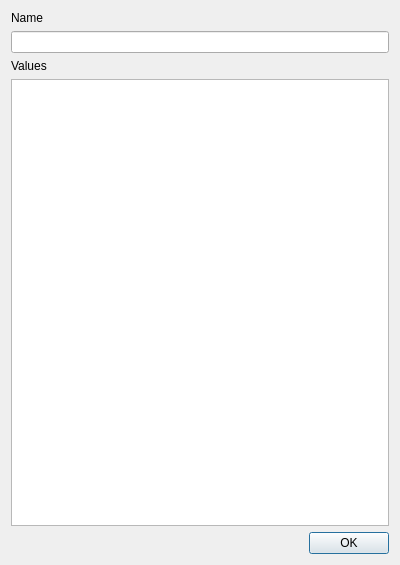
<?xml version="1.0" encoding="UTF-8"?>
<ui version="4.0">
 <class>CColumnPropertiesDlg</class>
 <widget class="QDialog" name="CColumnPropertiesDlg">
  <property name="geometry">
   <rect>
    <x>0</x>
    <y>0</y>
    <width>400</width>
    <height>565</height>
   </rect>
  </property>
  <property name="sizePolicy">
   <sizepolicy hsizetype="Fixed" vsizetype="Preferred">
    <horstretch>0</horstretch>
    <verstretch>0</verstretch>
   </sizepolicy>
  </property>
  <property name="minimumSize">
   <size>
    <width>400</width>
    <height>0</height>
   </size>
  </property>
  <property name="maximumSize">
   <size>
    <width>400</width>
    <height>16777215</height>
   </size>
  </property>
  <property name="windowTitle">
   <string>Attribute Properties</string>
  </property>
  <layout class="QVBoxLayout" name="verticalLayout_4">
   <item>
    <layout class="QVBoxLayout" name="verticalLayout_3">
     <item>
      <widget class="QLabel" name="c_name_text">
       <property name="text">
        <string>Name</string>
       </property>
      </widget>
     </item>
     <item>
      <widget class="QLineEdit" name="c_name">
       <property name="readOnly">
        <bool>true</bool>
       </property>
      </widget>
     </item>
    </layout>
   </item>
   <item>
    <layout class="QVBoxLayout" name="verticalLayout_2">
     <item>
      <widget class="QLabel" name="label">
       <property name="text">
        <string>Values</string>
       </property>
      </widget>
     </item>
     <item>
      <widget class="QTableWidget" name="c_summary"/>
     </item>
    </layout>
   </item>
   <item>
    <layout class="QHBoxLayout" name="horizontalLayout">
     <item>
      <spacer name="horizontalSpacer">
       <property name="orientation">
        <enum>Qt::Horizontal</enum>
       </property>
       <property name="sizeHint" stdset="0">
        <size>
         <width>150</width>
         <height>20</height>
        </size>
       </property>
      </spacer>
     </item>
     <item>
      <widget class="QPushButton" name="c_ok">
       <property name="text">
        <string>OK</string>
       </property>
      </widget>
     </item>
    </layout>
   </item>
  </layout>
 </widget>
 <resources/>
 <connections>
  <connection>
   <sender>c_ok</sender>
   <signal>clicked()</signal>
   <receiver>CColumnPropertiesDlg</receiver>
   <slot>OnOK()</slot>
   <hints>
    <hint type="sourcelabel">
     <x>339</x>
     <y>527</y>
    </hint>
    <hint type="destinationlabel">
     <x>224</x>
     <y>517</y>
    </hint>
   </hints>
  </connection>
 </connections>
 <slots>
  <slot>OnOK()</slot>
 </slots>
</ui>
